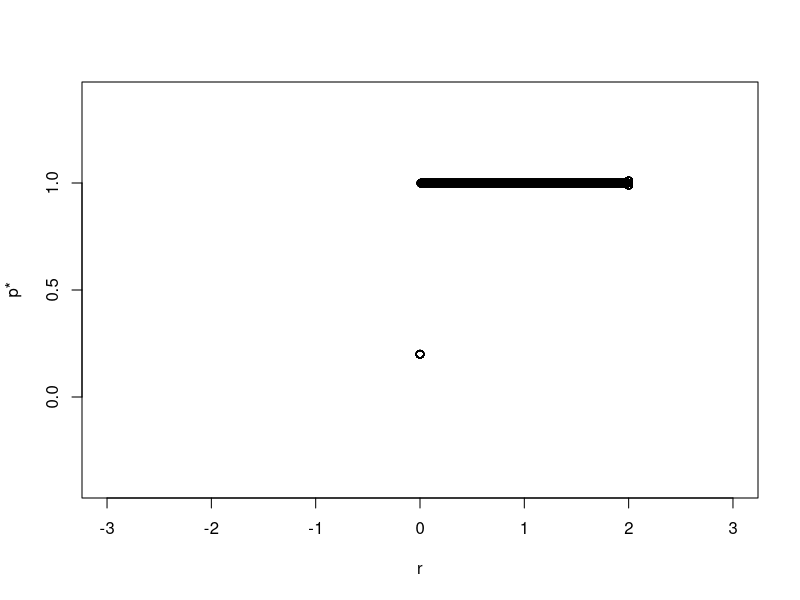
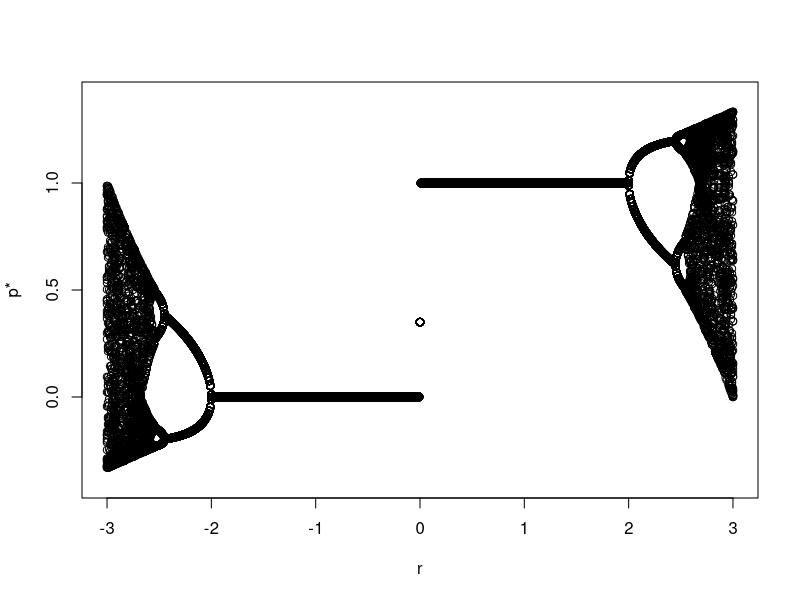

Here is the R script that generated these plots, in order:
# Section 1: Generating the Bifurcation Diagram for the Logistic Growth Model.

r_vals <- seq(0, 2, by = 0.01) # parameter range

t_vals <- seq(0, 1000, by = 1) # we choose 1000 time-steps so our model reaches long-term behaviour

p_vals <- matrix(NA, # this tells R what we want to put in the matrix
                 nrow = length(r_vals), # this tells R how many rows we want
                 ncol = length(t_vals)) # this tells R how many columns we want

# creates a 3x1001 matrix of p-values, where p is the proportion of the population
# over carrying capacity (0<p<1).

p_init <- 0.20 # initial condition.
# We now want to fill the first column of each row of our matrix with this
# initial condition. To index a matrix in R, we use the syntax [m,n] where
# m denotes the row number and n denotes the column number. If we want to
# denote all rows (or all columns) we can leave the corresponding index blank.
p_vals[,1] <- p_init # this puts p_init in the first column of each row

for (r in 1:length(r_vals)) { # this loops through all r values
  for (t in 1:(length(t_vals) - 1)) { # this loops through all time steps
    # we record the simulation results within the r-th row of our matrix
    p_vals[r,t+1] <- p_vals[r,t] + r_vals[r]*(1 - p_vals[r,t])*p_vals[r,t] # computing p-values with our logistic growth model
    # like vectors we previously used, we can used [i] to assign value to or
    # pick value from a specific element with index i. For matrix, we have to
    # specify two index [i,j] to locate a specific element, where i represent
    # the i-th row and j represent the j-th row.
  }
}

# we'll setup the plot using the results for the first r value in our list
plot(rep(r_vals[1], 50), p_vals[1,952:1001], type = "p", xlim = c(-3, 3),
ylim = c(-0.4, 1.4), xlab = "r", ylab = "p*") # we only plot p-values for last 
# 50 time steps, in order to only represent long term behaviour of the model
# then we'll loop through each of our other r values and add them to the plot;
# we use the points() function which adds the data to the current plot as
# points without starting a new plot (if we used plot() it would create a
# new plot window each time instead of putting them all on the same plot)
for (r in 2:length(r_vals)) {
  points(rep(r_vals[r], 50), p_vals[r,952:1001])
}

# plot obtained is same as one in Question Sheet #

# Section 2: Exercise.

r_vals <- seq(-3,3, by =0.01) # chose same spacing as above

t_vals <- seq(0, 1000, by=1) # same number of time steps, to get long-term behaviour

p_vals <- matrix(NA, nrow=length(r_vals), ncol=length(t_vals))

p_init <- 0.35 # we'll play around with this value
# note: doesn't really change diagram other than changing initial value.
p_vals[,1] <- p_init

for (r in 1:length(r_vals)) {
  for (t in 1:(length(t_vals) - 1)) {
    p_vals[r,t+1] <- p_vals[r,t] + r_vals[r]*(1 - p_vals[r,t])*p_vals[r,t] 
  }
}

# based on logistic growth model, p(t+1) = p(t) + r*(1-p(t))*p(t) #

plot(rep(r_vals[1], 50), p_vals[1,952:1001], type = "p", xlim = c(-3, 3), 
     ylim = c(-0.4, 1.4), xlab = "r", ylab = "p*")

for (r in 2:length(r_vals)) {
  points(rep(r_vals[r], 50), p_vals[r,952:1001])
}

# End of Lab 3. #












